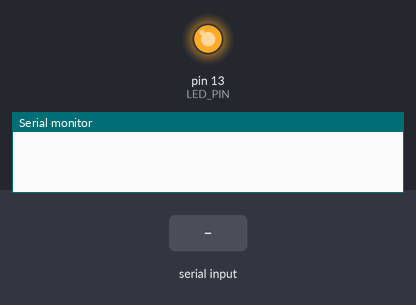
Recording of a sketch running on a simulated Arduino Uno, built with avr-gcc and run on an emulated ATmega328P. Shown: output pins drawn as LEDs (lit = HIGH), the last lines printed to the serial monitor. The test bench sets the inputs (shaded band).

Above: at 1.2 s.
1.3 s: "0" received over the second serial link
At 2.1 s:
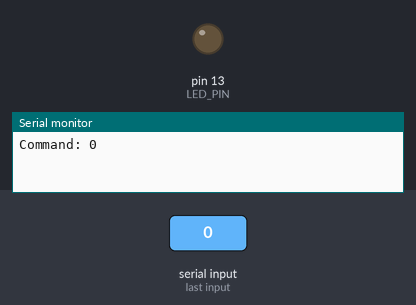
2.8 s: "1" received over the second serial link
At 3.3 s:
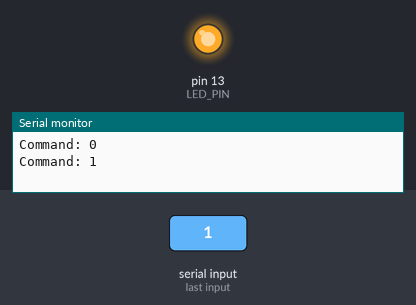
Timing chart, 0 to 5.8 s (numbered marks = the images above; inputs shaded):
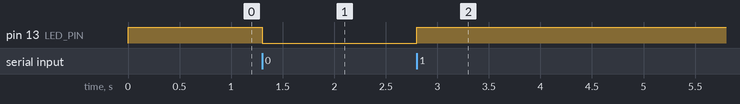

Measured:
- after the input at 1.3 s, pin 13 (LED_PIN): HIGH → LOW at once
- after the input at 2.8 s, pin 13 (LED_PIN): LOW → HIGH at once

The sketch:

bl_led_test.ino
```cpp
#include <SoftwareSerial.h>

SoftwareSerial hc06(2, 3);

#define LED_PIN 13

String cmd = "";

void setup() {
  pinMode(LED_PIN, OUTPUT);
  digitalWrite(LED_PIN, HIGH);
  Serial.begin(9600);
  hc06.begin(9600);
}

void loop() {
  while (hc06.available() > 0) {
    cmd += (char)hc06.read();
  }

  if (cmd != "") {
    Serial.print("Command: ");
    Serial.println(cmd);

    if (cmd.compareTo("1") == 0) {
      digitalWrite(LED_PIN, HIGH);
    }

    if (cmd.compareTo("0") == 0) {
      digitalWrite(LED_PIN, LOW);
    }

    cmd = ""; //reset cmd
  }
}
```
